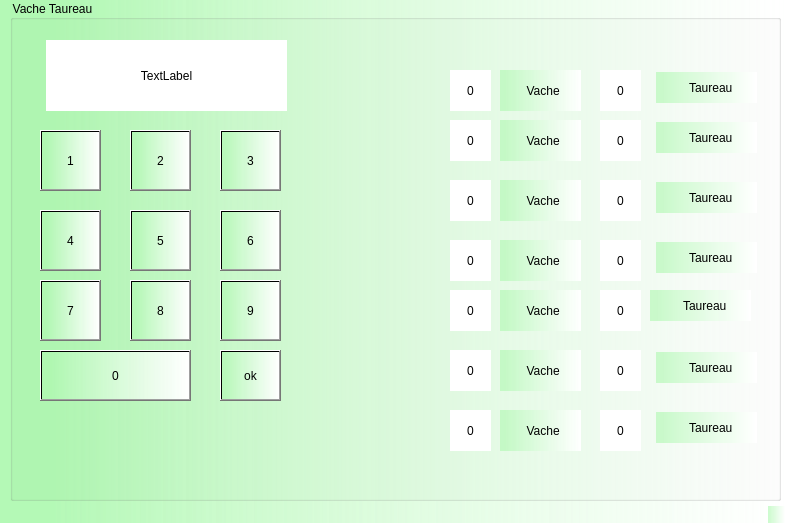
<?xml version="1.0" encoding="UTF-8"?>
<ui version="4.0">
 <class>MainWindow</class>
 <widget class="QMainWindow" name="MainWindow">
  <property name="geometry">
   <rect>
    <x>0</x>
    <y>0</y>
    <width>785</width>
    <height>523</height>
   </rect>
  </property>
  <property name="windowTitle">
   <string>MainWindow</string>
  </property>
  <property name="styleSheet">
   <string notr="true">background-color:qlineargradient(spread:reflect, x1:0, y1:0, x2:1, y2:0, stop:0.0681818 rgba(176, 248, 178, 158), stop:1 rgba(255, 255, 255, 255))</string>
  </property>
  <widget class="QWidget" name="centralwidget">
   <widget class="QGroupBox" name="groupBox">
    <property name="geometry">
     <rect>
      <x>10</x>
      <y>0</y>
      <width>771</width>
      <height>501</height>
     </rect>
    </property>
    <property name="styleSheet">
     <string notr="true">#íQGroupeBox{
color: rgb(0, 70, 0);
}</string>
    </property>
    <property name="title">
     <string>Vache Taureau</string>
    </property>
    <property name="flat">
     <bool>false</bool>
    </property>
    <property name="checkable">
     <bool>false</bool>
    </property>
    <widget class="QPushButton" name="pushButton_1">
     <property name="geometry">
      <rect>
       <x>30</x>
       <y>130</y>
       <width>61</width>
       <height>61</height>
      </rect>
     </property>
     <property name="styleSheet">
      <string notr="true">#pushButton_1 {
 
	font: 14pt &quot;MS Shell Dlg 2&quot;;color:rgb(0, 0, 0);
}</string>
     </property>
     <property name="text">
      <string>1</string>
     </property>
    </widget>
    <widget class="QPushButton" name="pushButton_2">
     <property name="geometry">
      <rect>
       <x>120</x>
       <y>130</y>
       <width>61</width>
       <height>61</height>
      </rect>
     </property>
     <property name="styleSheet">
      <string notr="true">#pushButton_2 {
 
	font: 14pt &quot;MS Shell Dlg 2&quot;;
color:rgb(0, 0, 0);
}</string>
     </property>
     <property name="text">
      <string>2</string>
     </property>
    </widget>
    <widget class="QPushButton" name="pushButton_3">
     <property name="geometry">
      <rect>
       <x>210</x>
       <y>130</y>
       <width>61</width>
       <height>61</height>
      </rect>
     </property>
     <property name="styleSheet">
      <string notr="true">#pushButton_3 {
 
	font: 14pt &quot;MS Shell Dlg 2&quot;;
    color:rgb(0, 0, 0);
}</string>
     </property>
     <property name="text">
      <string>3</string>
     </property>
    </widget>
    <widget class="QPushButton" name="pushButton_4">
     <property name="geometry">
      <rect>
       <x>30</x>
       <y>210</y>
       <width>61</width>
       <height>61</height>
      </rect>
     </property>
     <property name="styleSheet">
      <string notr="true">#pushButton_4 {
 
	font: 14pt &quot;MS Shell Dlg 2&quot;;    color:rgb(0, 0, 0);
}</string>
     </property>
     <property name="text">
      <string>4</string>
     </property>
    </widget>
    <widget class="QPushButton" name="pushButton_5">
     <property name="geometry">
      <rect>
       <x>120</x>
       <y>210</y>
       <width>61</width>
       <height>61</height>
      </rect>
     </property>
     <property name="styleSheet">
      <string notr="true">#pushButton_5 {
 
	font: 14pt &quot;MS Shell Dlg 2&quot;;    color:rgb(0, 0, 0);
}</string>
     </property>
     <property name="text">
      <string>5</string>
     </property>
    </widget>
    <widget class="QPushButton" name="pushButton_6">
     <property name="geometry">
      <rect>
       <x>210</x>
       <y>210</y>
       <width>61</width>
       <height>61</height>
      </rect>
     </property>
     <property name="styleSheet">
      <string notr="true">#pushButton_6 {
 
	font: 14pt &quot;MS Shell Dlg 2&quot;;    color:rgb(0, 0, 0);
}</string>
     </property>
     <property name="text">
      <string>6</string>
     </property>
    </widget>
    <widget class="QPushButton" name="pushButton_7">
     <property name="geometry">
      <rect>
       <x>30</x>
       <y>280</y>
       <width>61</width>
       <height>61</height>
      </rect>
     </property>
     <property name="styleSheet">
      <string notr="true">#pushButton_7 {
 
	font: 14pt &quot;MS Shell Dlg 2&quot;;
}</string>
     </property>
     <property name="text">
      <string>7</string>
     </property>
    </widget>
    <widget class="QPushButton" name="pushButton_8">
     <property name="geometry">
      <rect>
       <x>120</x>
       <y>280</y>
       <width>61</width>
       <height>61</height>
      </rect>
     </property>
     <property name="styleSheet">
      <string notr="true">#pushButton_8 {
 
	font: 14pt &quot;MS Shell Dlg 2&quot;;    color:rgb(0, 0, 0);
}</string>
     </property>
     <property name="text">
      <string>8</string>
     </property>
    </widget>
    <widget class="QPushButton" name="pushButton_9">
     <property name="geometry">
      <rect>
       <x>210</x>
       <y>280</y>
       <width>61</width>
       <height>61</height>
      </rect>
     </property>
     <property name="styleSheet">
      <string notr="true">#pushButton_9{	
 
	font: 14pt &quot;MS Shell Dlg 2&quot;;    color:rgb(0, 0, 0);
}</string>
     </property>
     <property name="text">
      <string>9</string>
     </property>
    </widget>
    <widget class="QPushButton" name="pushButton_0">
     <property name="geometry">
      <rect>
       <x>30</x>
       <y>350</y>
       <width>151</width>
       <height>51</height>
      </rect>
     </property>
     <property name="styleSheet">
      <string notr="true">#pushButton_0{
	
	font: 14pt &quot;MS Shell Dlg 2&quot;;
}</string>
     </property>
     <property name="text">
      <string>0</string>
     </property>
    </widget>
    <widget class="QPushButton" name="ok">
     <property name="geometry">
      <rect>
       <x>210</x>
       <y>350</y>
       <width>61</width>
       <height>51</height>
      </rect>
     </property>
     <property name="styleSheet">
      <string notr="true">#ok{
		
	font: 81 14pt &quot;Rockwell Extra Bold&quot;;    color:rgb(0, 0, 0);
}</string>
     </property>
     <property name="text">
      <string>‌ok</string>
     </property>
    </widget>
    <widget class="QLabel" name="label">
     <property name="geometry">
      <rect>
       <x>490</x>
       <y>120</y>
       <width>81</width>
       <height>41</height>
      </rect>
     </property>
     <property name="text">
      <string>        Vache</string>
     </property>
    </widget>
    <widget class="QLabel" name="label_2">
     <property name="geometry">
      <rect>
       <x>646</x>
       <y>122</y>
       <width>101</width>
       <height>31</height>
      </rect>
     </property>
     <property name="text">
      <string>          Taureau</string>
     </property>
    </widget>
    <widget class="QLabel" name="label_3">
     <property name="geometry">
      <rect>
       <x>796</x>
       <y>192</y>
       <width>101</width>
       <height>31</height>
      </rect>
     </property>
     <property name="text">
      <string>          Taureau</string>
     </property>
    </widget>
    <widget class="QLabel" name="label_5">
     <property name="geometry">
      <rect>
       <x>796</x>
       <y>212</y>
       <width>101</width>
       <height>31</height>
      </rect>
     </property>
     <property name="text">
      <string>          Taureau</string>
     </property>
    </widget>
    <widget class="QLabel" name="label_7">
     <property name="geometry">
      <rect>
       <x>796</x>
       <y>262</y>
       <width>101</width>
       <height>31</height>
      </rect>
     </property>
     <property name="text">
      <string>          Taureau</string>
     </property>
    </widget>
    <widget class="QLabel" name="label_9">
     <property name="geometry">
      <rect>
       <x>786</x>
       <y>292</y>
       <width>101</width>
       <height>31</height>
      </rect>
     </property>
     <property name="text">
      <string>          Taureau</string>
     </property>
    </widget>
    <widget class="QLabel" name="label_11">
     <property name="geometry">
      <rect>
       <x>786</x>
       <y>292</y>
       <width>101</width>
       <height>31</height>
      </rect>
     </property>
     <property name="text">
      <string>          Taureau</string>
     </property>
    </widget>
    <widget class="QLabel" name="label_13">
     <property name="geometry">
      <rect>
       <x>786</x>
       <y>292</y>
       <width>101</width>
       <height>31</height>
      </rect>
     </property>
     <property name="text">
      <string>          Taureau</string>
     </property>
    </widget>
    <widget class="QLabel" name="label_4">
     <property name="geometry">
      <rect>
       <x>646</x>
       <y>182</y>
       <width>101</width>
       <height>31</height>
      </rect>
     </property>
     <property name="text">
      <string>          Taureau</string>
     </property>
    </widget>
    <widget class="QLabel" name="label_6">
     <property name="geometry">
      <rect>
       <x>490</x>
       <y>180</y>
       <width>81</width>
       <height>41</height>
      </rect>
     </property>
     <property name="text">
      <string>        Vache</string>
     </property>
    </widget>
    <widget class="QLabel" name="label_8">
     <property name="geometry">
      <rect>
       <x>646</x>
       <y>242</y>
       <width>101</width>
       <height>31</height>
      </rect>
     </property>
     <property name="text">
      <string>          Taureau</string>
     </property>
    </widget>
    <widget class="QLabel" name="label_10">
     <property name="geometry">
      <rect>
       <x>490</x>
       <y>240</y>
       <width>81</width>
       <height>41</height>
      </rect>
     </property>
     <property name="text">
      <string>        Vache</string>
     </property>
    </widget>
    <widget class="QLabel" name="label_12">
     <property name="geometry">
      <rect>
       <x>640</x>
       <y>290</y>
       <width>101</width>
       <height>31</height>
      </rect>
     </property>
     <property name="text">
      <string>          Taureau</string>
     </property>
    </widget>
    <widget class="QLabel" name="label_14">
     <property name="geometry">
      <rect>
       <x>490</x>
       <y>290</y>
       <width>81</width>
       <height>41</height>
      </rect>
     </property>
     <property name="text">
      <string>        Vache</string>
     </property>
    </widget>
    <widget class="QLabel" name="label_15">
     <property name="geometry">
      <rect>
       <x>646</x>
       <y>352</y>
       <width>101</width>
       <height>31</height>
      </rect>
     </property>
     <property name="text">
      <string>          Taureau</string>
     </property>
    </widget>
    <widget class="QLabel" name="label_16">
     <property name="geometry">
      <rect>
       <x>490</x>
       <y>350</y>
       <width>81</width>
       <height>41</height>
      </rect>
     </property>
     <property name="text">
      <string>        Vache</string>
     </property>
    </widget>
    <widget class="QLabel" name="label_17">
     <property name="geometry">
      <rect>
       <x>646</x>
       <y>412</y>
       <width>101</width>
       <height>31</height>
      </rect>
     </property>
     <property name="text">
      <string>          Taureau</string>
     </property>
    </widget>
    <widget class="QLabel" name="label_18">
     <property name="geometry">
      <rect>
       <x>490</x>
       <y>410</y>
       <width>81</width>
       <height>41</height>
      </rect>
     </property>
     <property name="text">
      <string>        Vache</string>
     </property>
    </widget>
    <widget class="QLabel" name="label_19">
     <property name="geometry">
      <rect>
       <x>646</x>
       <y>72</y>
       <width>101</width>
       <height>31</height>
      </rect>
     </property>
     <property name="text">
      <string>          Taureau</string>
     </property>
    </widget>
    <widget class="QLabel" name="label_20">
     <property name="geometry">
      <rect>
       <x>490</x>
       <y>70</y>
       <width>81</width>
       <height>41</height>
      </rect>
     </property>
     <property name="text">
      <string>        Vache</string>
     </property>
    </widget>
    <widget class="QLabel" name="Ecran">
     <property name="geometry">
      <rect>
       <x>36</x>
       <y>40</y>
       <width>241</width>
       <height>71</height>
      </rect>
     </property>
     <property name="styleSheet">
      <string notr="true">#Ecran{
 	background-color:rgb(255, 255, 255);
	font: 75 22pt &quot;Microsoft YaHei UI&quot;;

}</string>
     </property>
     <property name="text">
      <string>TextLabel</string>
     </property>
     <property name="alignment">
      <set>Qt::AlignCenter</set>
     </property>
    </widget>
    <widget class="QLabel" name="label_011">
     <property name="geometry">
      <rect>
       <x>440</x>
       <y>70</y>
       <width>41</width>
       <height>41</height>
      </rect>
     </property>
     <property name="styleSheet">
      <string notr="true">#label_011{
 	background-color:rgb(255, 255, 255);
	font: 75 22pt &quot;Microsoft YaHei UI&quot;;

}</string>
     </property>
     <property name="text">
      <string>0</string>
     </property>
     <property name="alignment">
      <set>Qt::AlignCenter</set>
     </property>
    </widget>
    <widget class="QLabel" name="label_022">
     <property name="geometry">
      <rect>
       <x>590</x>
       <y>120</y>
       <width>41</width>
       <height>41</height>
      </rect>
     </property>
     <property name="styleSheet">
      <string notr="true">#label_022{
 	background-color:rgb(255, 255, 255);
	font: 75 22pt &quot;Microsoft YaHei UI&quot;;

}</string>
     </property>
     <property name="text">
      <string>0</string>
     </property>
     <property name="alignment">
      <set>Qt::AlignCenter</set>
     </property>
    </widget>
    <widget class="QLabel" name="label_013">
     <property name="geometry">
      <rect>
       <x>440</x>
       <y>180</y>
       <width>41</width>
       <height>41</height>
      </rect>
     </property>
     <property name="styleSheet">
      <string notr="true">#label_013{
 	background-color:rgb(255, 255, 255);
	font: 75 22pt &quot;Microsoft YaHei UI&quot;;

}</string>
     </property>
     <property name="text">
      <string>0</string>
     </property>
     <property name="alignment">
      <set>Qt::AlignCenter</set>
     </property>
    </widget>
    <widget class="QLabel" name="label_012">
     <property name="geometry">
      <rect>
       <x>440</x>
       <y>120</y>
       <width>41</width>
       <height>41</height>
      </rect>
     </property>
     <property name="styleSheet">
      <string notr="true">#label_012{
 	background-color:rgb(255, 255, 255);
	font: 75 22pt &quot;Microsoft YaHei UI&quot;;

}</string>
     </property>
     <property name="text">
      <string>0</string>
     </property>
     <property name="alignment">
      <set>Qt::AlignCenter</set>
     </property>
    </widget>
    <widget class="QLabel" name="label_015">
     <property name="geometry">
      <rect>
       <x>440</x>
       <y>290</y>
       <width>41</width>
       <height>41</height>
      </rect>
     </property>
     <property name="styleSheet">
      <string notr="true">#label_015{
 	background-color:rgb(255, 255, 255);
	font: 75 22pt &quot;Microsoft YaHei UI&quot;;

}</string>
     </property>
     <property name="text">
      <string>0</string>
     </property>
     <property name="alignment">
      <set>Qt::AlignCenter</set>
     </property>
    </widget>
    <widget class="QLabel" name="label_023">
     <property name="geometry">
      <rect>
       <x>590</x>
       <y>180</y>
       <width>41</width>
       <height>41</height>
      </rect>
     </property>
     <property name="styleSheet">
      <string notr="true">#label_023{
 	background-color:rgb(255, 255, 255);
	font: 75 22pt &quot;Microsoft YaHei UI&quot;;

}</string>
     </property>
     <property name="text">
      <string>0</string>
     </property>
     <property name="alignment">
      <set>Qt::AlignCenter</set>
     </property>
    </widget>
    <widget class="QLabel" name="label_021">
     <property name="geometry">
      <rect>
       <x>590</x>
       <y>70</y>
       <width>41</width>
       <height>41</height>
      </rect>
     </property>
     <property name="styleSheet">
      <string notr="true">#label_021{
 	background-color:rgb(255, 255, 255);
	font: 75 22pt &quot;Microsoft YaHei UI&quot;;

}</string>
     </property>
     <property name="text">
      <string>0</string>
     </property>
     <property name="alignment">
      <set>Qt::AlignCenter</set>
     </property>
    </widget>
    <widget class="QLabel" name="label_014">
     <property name="geometry">
      <rect>
       <x>440</x>
       <y>240</y>
       <width>41</width>
       <height>41</height>
      </rect>
     </property>
     <property name="styleSheet">
      <string notr="true">#label_014{
 	background-color:rgb(255, 255, 255);
	font: 75 22pt &quot;Microsoft YaHei UI&quot;;

}</string>
     </property>
     <property name="text">
      <string>0</string>
     </property>
     <property name="alignment">
      <set>Qt::AlignCenter</set>
     </property>
    </widget>
    <widget class="QLabel" name="label_024">
     <property name="geometry">
      <rect>
       <x>590</x>
       <y>240</y>
       <width>41</width>
       <height>41</height>
      </rect>
     </property>
     <property name="styleSheet">
      <string notr="true">#label_024{
 	background-color:rgb(255, 255, 255);
	font: 75 22pt &quot;Microsoft YaHei UI&quot;;

}</string>
     </property>
     <property name="text">
      <string>0</string>
     </property>
     <property name="alignment">
      <set>Qt::AlignCenter</set>
     </property>
    </widget>
    <widget class="QLabel" name="label_025">
     <property name="geometry">
      <rect>
       <x>590</x>
       <y>290</y>
       <width>41</width>
       <height>41</height>
      </rect>
     </property>
     <property name="styleSheet">
      <string notr="true">#label_025{
 	background-color:rgb(255, 255, 255);
	font: 75 22pt &quot;Microsoft YaHei UI&quot;;

}</string>
     </property>
     <property name="text">
      <string>0</string>
     </property>
     <property name="alignment">
      <set>Qt::AlignCenter</set>
     </property>
    </widget>
    <widget class="QLabel" name="label_016">
     <property name="geometry">
      <rect>
       <x>440</x>
       <y>350</y>
       <width>41</width>
       <height>41</height>
      </rect>
     </property>
     <property name="styleSheet">
      <string notr="true">#label_016{
 	background-color:rgb(255, 255, 255);
	font: 75 22pt &quot;Microsoft YaHei UI&quot;;

}</string>
     </property>
     <property name="text">
      <string>0</string>
     </property>
     <property name="alignment">
      <set>Qt::AlignCenter</set>
     </property>
    </widget>
    <widget class="QLabel" name="label_017">
     <property name="geometry">
      <rect>
       <x>440</x>
       <y>410</y>
       <width>41</width>
       <height>41</height>
      </rect>
     </property>
     <property name="styleSheet">
      <string notr="true">#label_017{
 	background-color:rgb(255, 255, 255);
	font: 75 22pt &quot;Microsoft YaHei UI&quot;;

}</string>
     </property>
     <property name="text">
      <string>0</string>
     </property>
     <property name="alignment">
      <set>Qt::AlignCenter</set>
     </property>
    </widget>
    <widget class="QLabel" name="label_026">
     <property name="geometry">
      <rect>
       <x>590</x>
       <y>350</y>
       <width>41</width>
       <height>41</height>
      </rect>
     </property>
     <property name="styleSheet">
      <string notr="true">#label_026{
 	background-color:rgb(255, 255, 255);
	font: 75 22pt &quot;Microsoft YaHei UI&quot;;

}</string>
     </property>
     <property name="text">
      <string>0</string>
     </property>
     <property name="alignment">
      <set>Qt::AlignCenter</set>
     </property>
    </widget>
    <widget class="QLabel" name="label_027">
     <property name="geometry">
      <rect>
       <x>590</x>
       <y>410</y>
       <width>41</width>
       <height>41</height>
      </rect>
     </property>
     <property name="styleSheet">
      <string notr="true">#label_027{
 	background-color:rgb(255, 255, 255);
	font: 75 22pt &quot;Microsoft YaHei UI&quot;;

}</string>
     </property>
     <property name="text">
      <string>0</string>
     </property>
     <property name="alignment">
      <set>Qt::AlignCenter</set>
     </property>
    </widget>
   </widget>
  </widget>
  <widget class="QMenuBar" name="menubar">
   <property name="geometry">
    <rect>
     <x>0</x>
     <y>0</y>
     <width>785</width>
     <height>21</height>
    </rect>
   </property>
  </widget>
  <widget class="QStatusBar" name="statusbar"/>
 </widget>
 <resources/>
 <connections/>
</ui>
